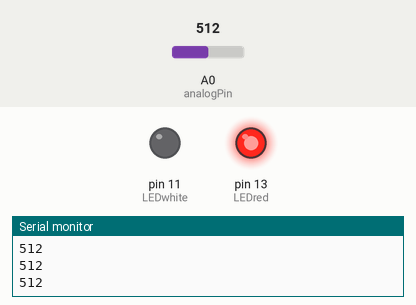
Simulated run of this sketch. Board: Arduino Uno, built with avr-gcc and run on an emulated ATmega328P. Shown: output pins drawn as LEDs (lit = HIGH), the last lines printed to the serial monitor. The inputs (shaded band) are chosen by the test bench; at power-on: A0 (analogPin) = 512.

Above: at 1.2 s.
1.3 s: A0 (analogPin) set to 1015
2.8 s: A0 (analogPin) set to 1023
At 3.7 s:
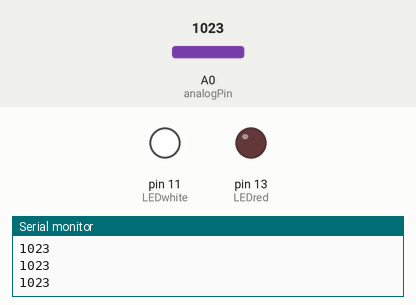
4.3 s: A0 (analogPin) set to 900
At 4.8 s:
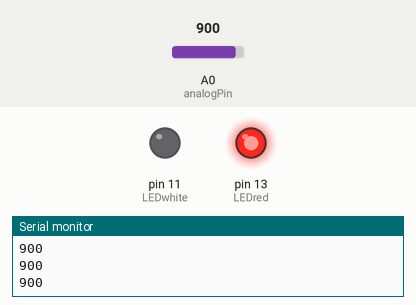
Timing chart, 0 to 7.3 s (numbered marks = the images above; inputs shaded):
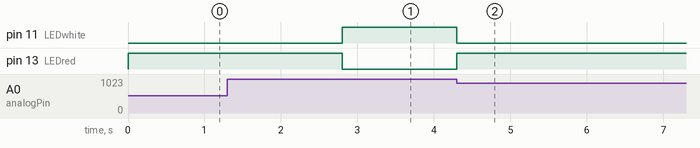

The sketch:

Sketch_WearableComputing_JusticeStacey_Winter2017.ino
```cpp
/*
Lust & Light
Justice Stacey
Wearable Computing GDES-3015-001
OCAD University
Created on March 1, 2017
*/
int LEDred = 13;
int LEDwhite = 11;
int analogPin = A0;

void setup() {
  pinMode (LEDred, OUTPUT);
  pinMode (LEDwhite, OUTPUT);
  pinMode (analogPin, INPUT);
  Serial.begin (9600);
}

void loop() {
 Serial.println(analogRead(0));
 if (analogRead(A0) < 1023 ) {
digitalWrite(13, HIGH);
digitalWrite(11, LOW);
} else {
digitalWrite(13, LOW);
digitalWrite(11, HIGH);
}
}
```

Measured:
- the behaviour switches between 1022 and 1023 on A0 (analogPin) (found by bisection; images 0 and 1)
- after the input at 2.8 s, pin 11 (LEDwhite): LOW → HIGH at once; pin 13 (LEDred): HIGH → LOW at once
- after the input at 4.3 s, pin 11 (LEDwhite): HIGH → LOW at once; pin 13 (LEDred): LOW → HIGH at once
